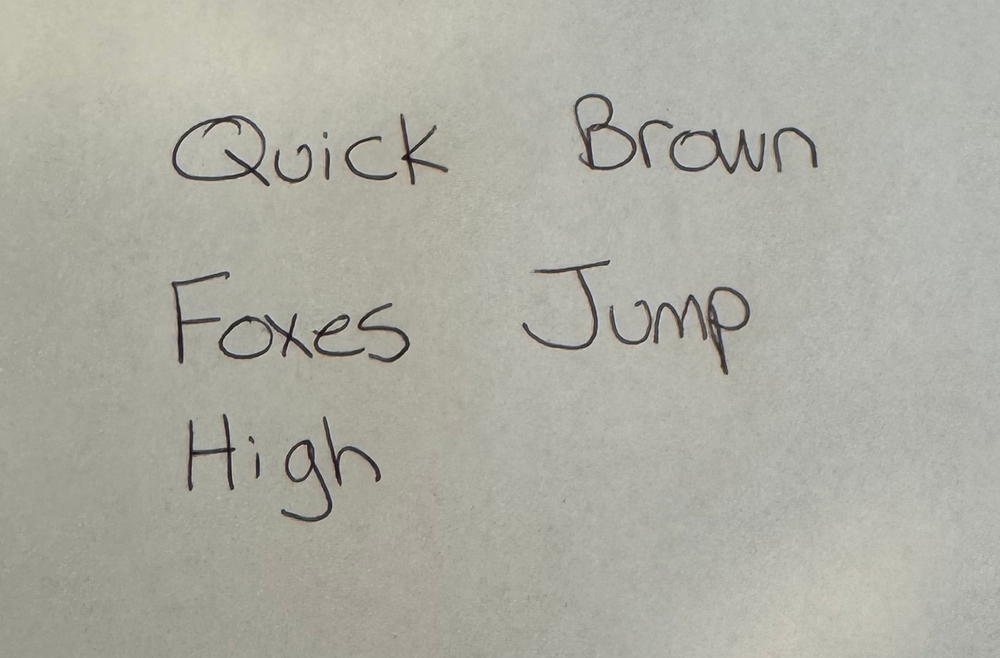
#> input picture styles/hw-sample.png, 1000 x 658 px, shrunk from 1607 x 1057 before the run
$ python -i visual.py   (imports and definitions only)
#> lines starting #> are read from the running program, lines starting #| are printed output that depends on the picture
"""CV-based quality evaluation functions.

Each function takes numpy array inputs and returns numeric scores.
These enable autonomous quality validation without manual visual inspection.
"""

import cv2
import numpy as np


def check_gray_boxes(img: np.ndarray) -> bool:
    """Detect rectangular gray artifacts in the image.

    Returns True if gray boxes are detected (bad), False if clean.
    """
    if img.size == 0:
        return False

    # Look for rectangular regions of consistent gray (150-220 range)
    gray_mask = (img > 140) & (img < 220)
    gray_ratio = np.mean(gray_mask)

    # If a large fraction is gray, likely has gray box artifacts
    if gray_ratio < 0.05:
        return False

    # Check for rectangular structure using connected components
    gray_uint8 = gray_mask.astype(np.uint8) * 255
    contours, _ = cv2.findContours(gray_uint8, cv2.RETR_EXTERNAL, cv2.CHAIN_APPROX_SIMPLE)

    for contour in contours:
        area = cv2.contourArea(contour)
        if area < 100:
            continue
        # Check rectangularity
        x, y, w, h = cv2.boundingRect(contour)
        rect_area = w * h
        if rect_area == 0:
            continue
        fill_ratio = area / rect_area
        # Gray boxes tend to be highly rectangular
        if fill_ratio > 0.7 and w > 20 and h > 10:
            return True

    return False


# [295 lines left out: functions check_ink_contrast, check_baseline_alignment, _placed_word_crops, check_baseline_consistency, check_word_gap_ratio, check_stroke_weight_consistency and 6 more, not called in this run]


_TRAILING_PUNCTUATION = set(".,!?;:")


# [291 lines left out: functions check_punctuation_visibility, check_slant_consistency, check_layout_regularity, compute_style_similarity, check_composition_score, not called in this run]


# check_x_height_consistency measures each group with the band threshold that
# is stable for it: all-body words ("was", "on") have no ascenders to leak
# into a low threshold, which also keeps ring letters from collapsing the
# band ("on" read as 5px at 0.5); long words need the 0.5 band to exclude
# ascenders. The two estimators differ by a fixed factor, measured on the
# human-approved zone-sized output (gate words and demo text, 3 seeds each):
# all-body band(0.25) / long-word band(0.5) = 1.10. This calibrates the
# estimator pair; it is not a sizing constant, so mis-sized all-body words
# still move the score. Changing it is an evaluator change (human approval).
BODY_BAND_FRAC = 0.25
LONG_BAND_FRAC = 0.5
BODY_BAND_CALIBRATION = 1.10


# [71 lines left out: functions check_x_height_consistency, compute_height_outlier_ratio, not called in this run]


def overall_quality_score(
    img: np.ndarray,
    word_imgs: list[np.ndarray] | None = None,
    word_positions: list[dict] | None = None,
    words: list[str] | None = None,
    style_reference_imgs: list[np.ndarray] | None = None,
) -> dict:
    """Compute composite quality score from all checks.

    When words and word_imgs are provided, OCR accuracy is included as the
    dominant factor. Unreadable words (OCR < 0.5) apply a proportional penalty
    (overall *= fraction of readable words). Blank words (< expected ink) hard-
    cap the overall score at 0.45.

    Returns dict with individual scores and overall score.
    """
    scores = {
        "gray_boxes": 0.0 if check_gray_boxes(img) else 1.0,
        "ink_contrast": check_ink_contrast(img),
        "background_cleanliness": check_background_cleanliness(img),
    }

    if word_imgs is not None:
        scores["stroke_weight_consistency"] = check_stroke_weight_consistency(word_imgs)
        scores["word_height_ratio"] = check_word_height_ratio(word_imgs)
        scores["height_outlier_ratio"] = compute_height_outlier_ratio(word_imgs)
        scores["slant_consistency"] = check_slant_consistency(word_imgs)  # C4: observation-only

    if word_imgs is not None and style_reference_imgs is not None:
        similarities = [
            compute_style_similarity(w, style_reference_imgs)
            for w in word_imgs
        ]
        scores["style_fidelity"] = float(np.mean(similarities))

    if word_positions is not None:
        scores["baseline_alignment"] = check_baseline_alignment(img, word_positions)
        scores["composition_score"] = check_composition_score(img, word_positions)
        scores["layout_regularity"] = check_layout_regularity(word_positions)  # D4: observation-only
        if word_imgs is not None and words is not None:
            bc = check_baseline_consistency(word_imgs, word_positions, words)
            if bc is not None:
                scores["baseline_consistency"] = bc
        if word_imgs is not None:
            gap = check_word_gap_ratio(word_imgs, word_positions)
            if gap is not None:
                scores["word_gap_ratio"] = gap
        if words is not None:
            scores["punctuation_visibility"] = check_punctuation_visibility(
                img, words, word_positions
            )

    if word_imgs is not None and words is not None:
        xhc = check_x_height_consistency(word_imgs, words)
        if xhc is not None:
            scores["x_height_consistency"] = xhc

    # OCR accuracy: dominant factor when available
    if word_imgs is not None and words is not None:
        ocr_scores = _compute_ocr_scores(word_imgs, words)
        if ocr_scores is not None:
            scores["ocr_accuracy"] = ocr_scores["mean"]
            scores["ocr_min"] = ocr_scores["min"]
            scores["ocr_per_word"] = ocr_scores["per_word"]

            # Blank word detection: words with < 50% of expected ink pixels
            blank_ratio = _blank_word_ratio(word_imgs, words)
            scores["blank_word_ratio"] = 1.0 - blank_ratio

    # Convert height_outlier_ratio (lower=better, >=1.0) to a 0-1 score
    if "height_outlier_ratio" in scores:
        ratio = scores["height_outlier_ratio"]
        scores["height_outlier_score"] = max(0.0, 1.0 - (ratio - 1.0) / 0.5)

    # Gate metrics: binary pass/fail, cap overall if failed
    from reforge.config import QUALITY_GATES, QUALITY_CONTINUOUS_WEIGHTS

    gate_details = {}
    gate_cap = 1.0
    for metric, spec in QUALITY_GATES.items():
        if metric not in scores:
            gate_details[metric] = True  # absent = pass (data not available)
            continue
        passed = scores[metric] >= spec["threshold"]
        gate_details[metric] = passed
        if not passed:
            gate_cap = min(gate_cap, spec["cap"])

    scores["gates_passed"] = all(gate_details.values())
    scores["gate_details"] = gate_details

    # Continuous metrics: weighted average
    # Only include weights for metrics that are present in scores.
    # Missing metrics (e.g. OCR when words not provided, style_fidelity
    # when style refs not provided) have their weight redistributed
    # proportionally to the remaining metrics.
    weights = {k: v for k, v in QUALITY_CONTINUOUS_WEIGHTS.items() if k in scores}
    total_w = sum(weights.values())
    if total_w > 0 and total_w < 1.0:
        scale = 1.0 / total_w
        weights = {k: v * scale for k, v in weights.items()}

    weighted_sum = 0.0
    weight_total = 0.0
    for metric, w in weights.items():
        weighted_sum += w * scores[metric]
        weight_total += w

    if weight_total > 0:
        overall = weighted_sum / weight_total
    else:
        # No continuous metrics available (e.g. called with only img, no word_imgs).
        # Fall back to mean of gate metric scores so the result is meaningful.
        gate_values = [scores[m] for m in QUALITY_GATES if m in scores]
        overall = float(np.mean(gate_values)) if gate_values else 0.5

    # Apply gate cap
    overall = min(overall, gate_cap)

    # Proportional penalty for unreadable words (replaces hard 0.45 cap)
    ocr_per_word = scores.get("ocr_per_word")
    if ocr_per_word is not None and len(ocr_per_word) > 0:
        readable = sum(1 for o in ocr_per_word if o >= 0.5)
        word_readability_rate = readable / len(ocr_per_word)
        scores["word_readability_rate"] = word_readability_rate
        overall *= word_readability_rate

    # Hard cap for degenerate outputs (mostly blank words)
    if scores.get("blank_word_ratio", 1.0) < 0.8:
        overall = min(overall, 0.45)

    scores["overall"] = overall
    return scores


# [51 lines left out: functions _compute_ocr_scores, _blank_word_ratio, not called in this run]

>>> import cv2
>>> picture = cv2.imread('../../styles/hw-sample.png')
#> picture is the input picture: shape (658, 1000, 3); mean B, G, R 163.1, 172.9, 173.2
>>> result = overall_quality_score(picture)
#> in check_gray_boxes, `gray_mask = (img > 140) & (img < 220)`:
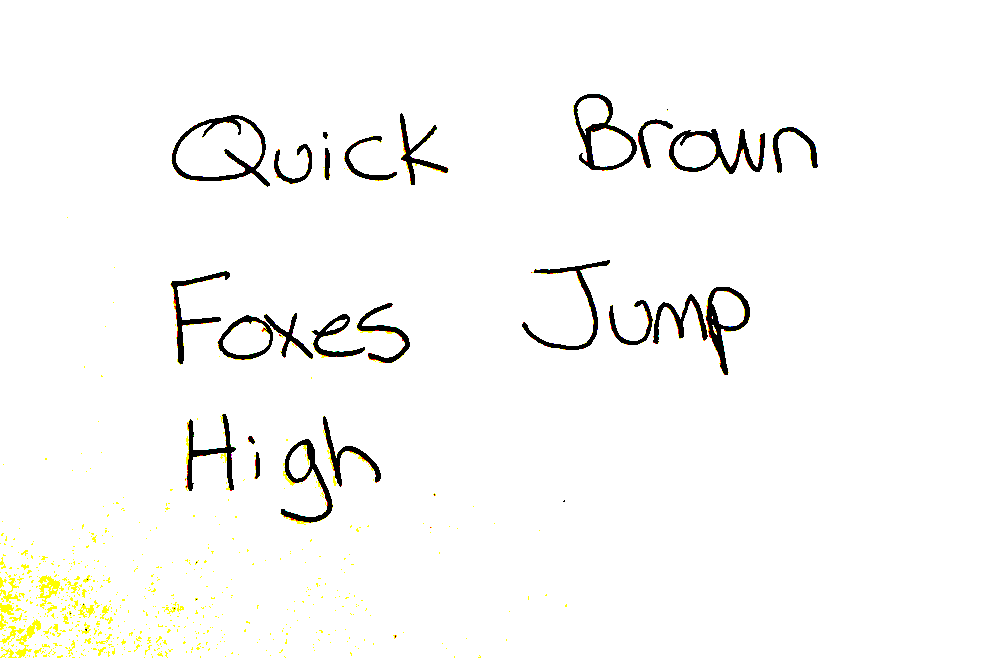
#> gray_mask: shape (658, 1000, 3) bool; mean B, G, R 0.969, 0.976, 0.977
#> in check_gray_boxes, `gray_ratio = np.mean(gray_mask)`: gray_ratio = 0.974
#> (the run stopped early here; a loop or call above may not have finished)
